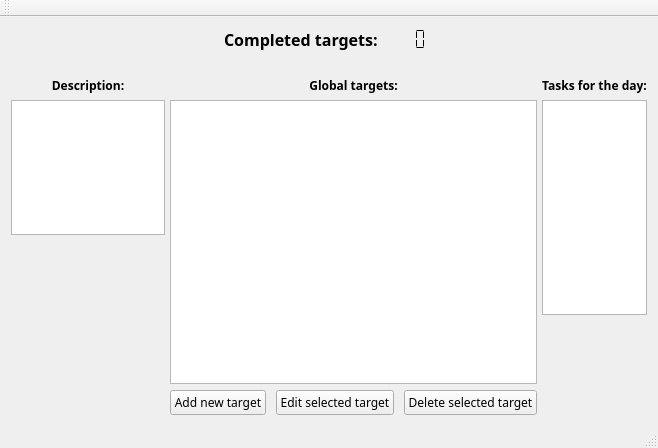
<?xml version="1.0" encoding="UTF-8"?>
<ui version="4.0">
 <class>MainWindow</class>
 <widget class="QMainWindow" name="MainWindow">
  <property name="geometry">
   <rect>
    <x>0</x>
    <y>0</y>
    <width>658</width>
    <height>448</height>
   </rect>
  </property>
  <property name="windowTitle">
   <string>MainWindow</string>
  </property>
  <widget class="QWidget" name="centralWidget">
   <layout class="QVBoxLayout" name="verticalLayout_5">
    <item>
     <layout class="QHBoxLayout" name="horizontalLayout_2">
      <item>
       <spacer name="horizontalSpacer_3">
        <property name="orientation">
         <enum>Qt::Horizontal</enum>
        </property>
        <property name="sizeHint" stdset="0">
         <size>
          <width>40</width>
          <height>20</height>
         </size>
        </property>
       </spacer>
      </item>
      <item>
       <widget class="QLabel" name="m_plblComleted">
        <property name="font">
         <font>
          <family>Segoe Print</family>
          <pointsize>12</pointsize>
          <weight>75</weight>
          <bold>true</bold>
         </font>
        </property>
        <property name="text">
         <string>Completed targets: </string>
        </property>
       </widget>
      </item>
      <item>
       <widget class="QLCDNumber" name="m_plcdReady">
        <property name="mouseTracking">
         <bool>false</bool>
        </property>
        <property name="autoFillBackground">
         <bool>false</bool>
        </property>
        <property name="frameShape">
         <enum>QFrame::NoFrame</enum>
        </property>
        <property name="frameShadow">
         <enum>QFrame::Raised</enum>
        </property>
        <property name="smallDecimalPoint">
         <bool>false</bool>
        </property>
        <property name="digitCount">
         <number>3</number>
        </property>
        <property name="segmentStyle">
         <enum>QLCDNumber::Flat</enum>
        </property>
       </widget>
      </item>
      <item>
       <spacer name="horizontalSpacer_4">
        <property name="orientation">
         <enum>Qt::Horizontal</enum>
        </property>
        <property name="sizeHint" stdset="0">
         <size>
          <width>40</width>
          <height>20</height>
         </size>
        </property>
       </spacer>
      </item>
     </layout>
    </item>
    <item>
     <layout class="QHBoxLayout" name="horizontalLayout_3" stretch="0,2,1">
      <property name="spacing">
       <number>5</number>
      </property>
      <property name="sizeConstraint">
       <enum>QLayout::SetDefaultConstraint</enum>
      </property>
      <property name="topMargin">
       <number>20</number>
      </property>
      <item>
       <layout class="QVBoxLayout" name="verticalLayout_3" stretch="0,0">
        <property name="spacing">
         <number>6</number>
        </property>
        <property name="sizeConstraint">
         <enum>QLayout::SetDefaultConstraint</enum>
        </property>
        <property name="bottomMargin">
         <number>180</number>
        </property>
        <item>
         <widget class="QLabel" name="m_plblDescr">
          <property name="sizePolicy">
           <sizepolicy hsizetype="Preferred" vsizetype="Preferred">
            <horstretch>0</horstretch>
            <verstretch>0</verstretch>
           </sizepolicy>
          </property>
          <property name="font">
           <font>
            <family>Segoe Print</family>
            <pointsize>9</pointsize>
            <weight>75</weight>
            <bold>true</bold>
            <stylestrategy>PreferDefault</stylestrategy>
           </font>
          </property>
          <property name="statusTip">
           <string>Description from selected target</string>
          </property>
          <property name="text">
           <string>Description:</string>
          </property>
          <property name="alignment">
           <set>Qt::AlignCenter</set>
          </property>
          <property name="margin">
           <number>0</number>
          </property>
         </widget>
        </item>
        <item>
         <widget class="QTextEdit" name="m_ptxtDesc">
          <property name="sizePolicy">
           <sizepolicy hsizetype="Expanding" vsizetype="Expanding">
            <horstretch>0</horstretch>
            <verstretch>0</verstretch>
           </sizepolicy>
          </property>
         </widget>
        </item>
       </layout>
      </item>
      <item>
       <layout class="QVBoxLayout" name="verticalLayout_4">
        <item>
         <layout class="QVBoxLayout" name="verticalLayout">
          <item>
           <widget class="QLabel" name="m_plblGlobal">
            <property name="font">
             <font>
              <family>Segoe Print</family>
              <pointsize>9</pointsize>
              <weight>75</weight>
              <bold>true</bold>
             </font>
            </property>
            <property name="text">
             <string>Global targets:</string>
            </property>
            <property name="alignment">
             <set>Qt::AlignCenter</set>
            </property>
           </widget>
          </item>
          <item>
           <widget class="QTableView" name="tableView">
            <property name="sizePolicy">
             <sizepolicy hsizetype="Expanding" vsizetype="Expanding">
              <horstretch>0</horstretch>
              <verstretch>0</verstretch>
             </sizepolicy>
            </property>
            <property name="alternatingRowColors">
             <bool>false</bool>
            </property>
            <property name="showGrid">
             <bool>true</bool>
            </property>
            <property name="sortingEnabled">
             <bool>false</bool>
            </property>
            <attribute name="horizontalHeaderCascadingSectionResizes">
             <bool>false</bool>
            </attribute>
            <attribute name="verticalHeaderCascadingSectionResizes">
             <bool>false</bool>
            </attribute>
           </widget>
          </item>
         </layout>
        </item>
        <item>
         <layout class="QHBoxLayout" name="horizontalLayout" stretch="0,1,0,1,0">
          <property name="spacing">
           <number>10</number>
          </property>
          <property name="sizeConstraint">
           <enum>QLayout::SetDefaultConstraint</enum>
          </property>
          <property name="topMargin">
           <number>0</number>
          </property>
          <property name="bottomMargin">
           <number>0</number>
          </property>
          <item>
           <widget class="QPushButton" name="m_pbtnAdd">
            <property name="font">
             <font>
              <family>Segoe Print</family>
             </font>
            </property>
            <property name="text">
             <string>Add new target</string>
            </property>
           </widget>
          </item>
          <item>
           <spacer name="horizontalSpacer">
            <property name="orientation">
             <enum>Qt::Horizontal</enum>
            </property>
            <property name="sizeHint" stdset="0">
             <size>
              <width>40</width>
              <height>20</height>
             </size>
            </property>
           </spacer>
          </item>
          <item>
           <widget class="QPushButton" name="m_pbtnEdit">
            <property name="sizePolicy">
             <sizepolicy hsizetype="Minimum" vsizetype="Fixed">
              <horstretch>0</horstretch>
              <verstretch>0</verstretch>
             </sizepolicy>
            </property>
            <property name="font">
             <font>
              <family>Segoe Print</family>
             </font>
            </property>
            <property name="text">
             <string>Edit selected target</string>
            </property>
           </widget>
          </item>
          <item>
           <spacer name="horizontalSpacer_2">
            <property name="orientation">
             <enum>Qt::Horizontal</enum>
            </property>
            <property name="sizeHint" stdset="0">
             <size>
              <width>40</width>
              <height>20</height>
             </size>
            </property>
           </spacer>
          </item>
          <item>
           <widget class="QPushButton" name="m_pbtbDel">
            <property name="font">
             <font>
              <family>Segoe Print</family>
             </font>
            </property>
            <property name="text">
             <string>Delete selected target</string>
            </property>
           </widget>
          </item>
         </layout>
        </item>
       </layout>
      </item>
      <item>
       <layout class="QVBoxLayout" name="verticalLayout_2">
        <property name="topMargin">
         <number>0</number>
        </property>
        <property name="bottomMargin">
         <number>100</number>
        </property>
        <item>
         <widget class="QLabel" name="m_plblTasks">
          <property name="font">
           <font>
            <family>Segoe Print</family>
            <pointsize>9</pointsize>
            <weight>75</weight>
            <bold>true</bold>
           </font>
          </property>
          <property name="text">
           <string>Tasks for the day:</string>
          </property>
          <property name="alignment">
           <set>Qt::AlignCenter</set>
          </property>
         </widget>
        </item>
        <item>
         <widget class="QListView" name="listView">
          <property name="sizePolicy">
           <sizepolicy hsizetype="Expanding" vsizetype="Expanding">
            <horstretch>0</horstretch>
            <verstretch>0</verstretch>
           </sizepolicy>
          </property>
         </widget>
        </item>
       </layout>
      </item>
     </layout>
    </item>
   </layout>
  </widget>
  <widget class="QMenuBar" name="menuBar">
   <property name="geometry">
    <rect>
     <x>0</x>
     <y>0</y>
     <width>658</width>
     <height>21</height>
    </rect>
   </property>
  </widget>
  <widget class="QToolBar" name="mainToolBar">
   <attribute name="toolBarArea">
    <enum>TopToolBarArea</enum>
   </attribute>
   <attribute name="toolBarBreak">
    <bool>false</bool>
   </attribute>
  </widget>
  <widget class="QStatusBar" name="statusBar"/>
 </widget>
 <layoutdefault spacing="6" margin="11"/>
 <resources/>
 <connections/>
</ui>
